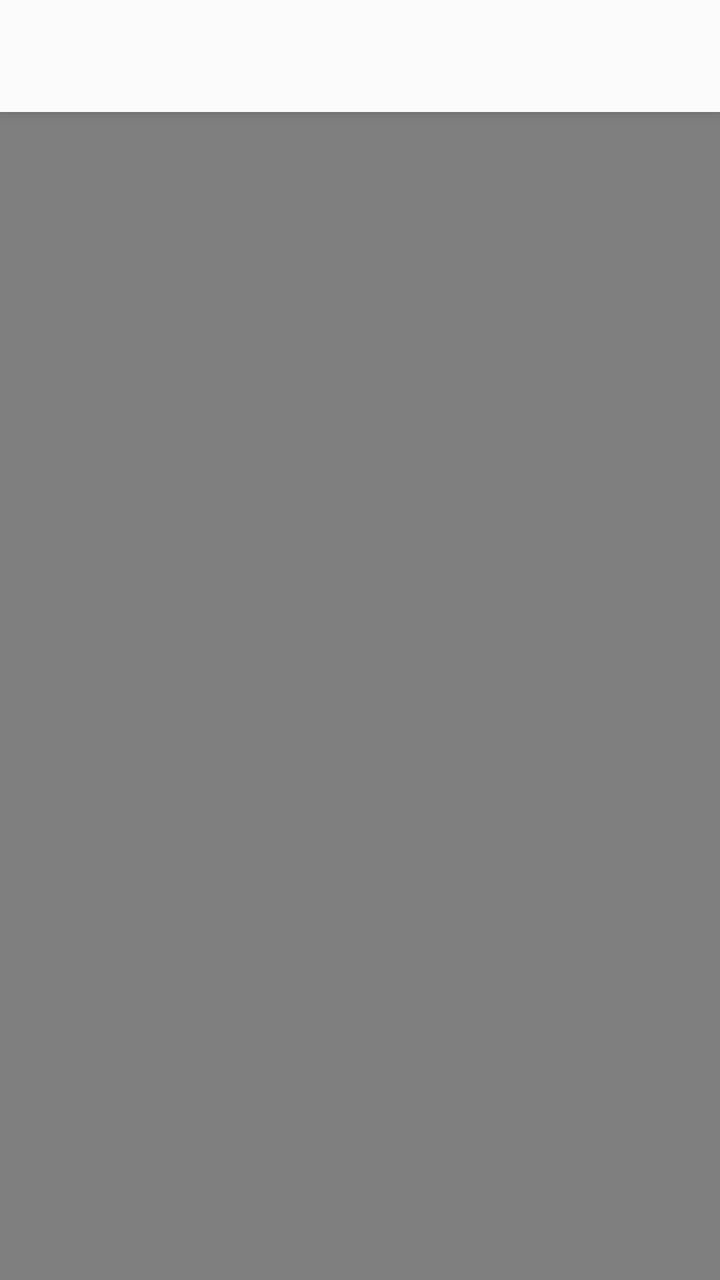
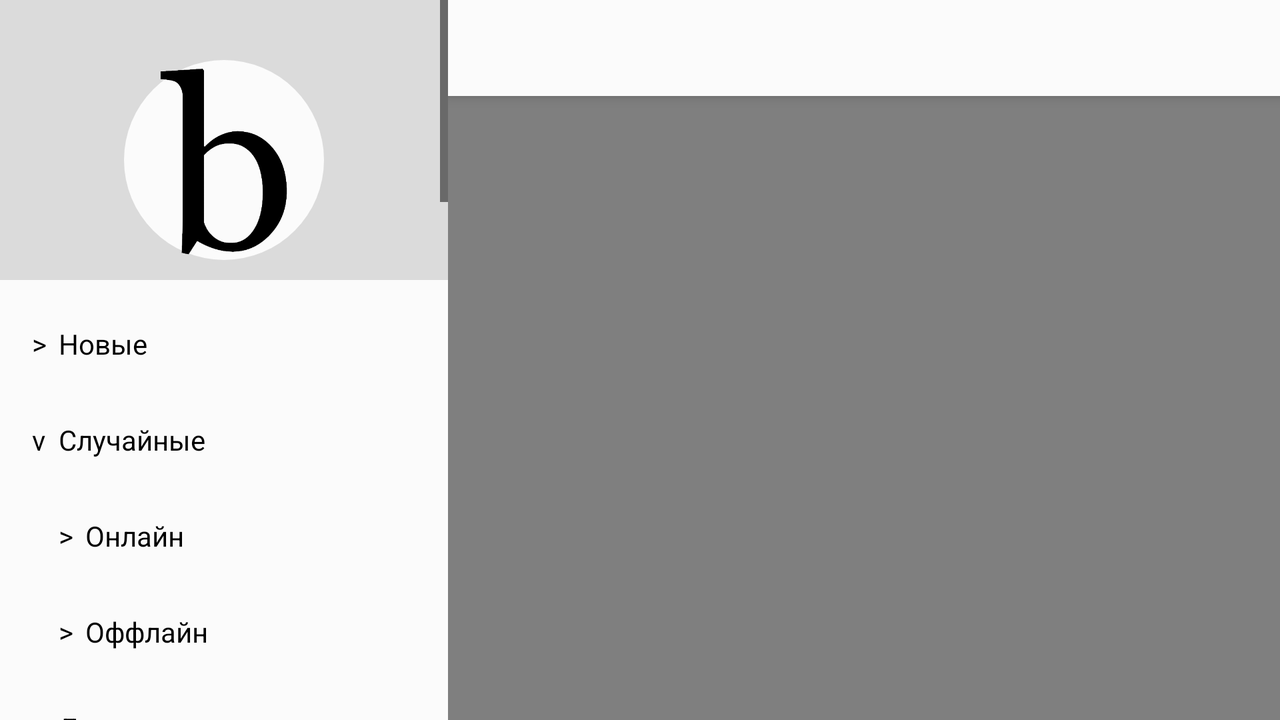

First picture: res/layout/ on a phone held upright. Second picture: the repository's own variant of that layout, on a device whose configuration matches the variant's folder. Source for both follows.
<!-- AndroidManifest.xml: application theme GeneralNoTitle -->
<!-- res/layout/main_activity.xml -->
<?xml version="1.0" encoding="utf-8"?>
<android.support.v4.widget.DrawerLayout xmlns:android="http://schemas.android.com/apk/res/android"
    xmlns:app="http://schemas.android.com/apk/res-auto"
    xmlns:tools="http://schemas.android.com/tools"
    android:id="@+id/drawerLayout"
    android:layout_width="match_parent"
    android:layout_height="match_parent"
    android:fitsSystemWindows="true"
    tools:context=".activity.MainActivity">

    <LinearLayout
        android:layout_width="match_parent"
        android:layout_height="match_parent"
        android:orientation="vertical">

        <WebView
            android:id="@+id/browser"
            android:layout_width="match_parent"
            android:layout_height="0dp"
            android:layout_weight="0"/>

        <android.support.design.widget.CoordinatorLayout
            android:layout_width="match_parent"
            android:layout_height="match_parent">

            <android.support.design.widget.AppBarLayout
                android:id="@+id/toolbarLayout"
                android:layout_width="match_parent"
                android:layout_height="wrap_content">

                <android.support.v7.widget.Toolbar
                    android:id="@+id/toolbar"
                    android:layout_width="match_parent"
                    android:layout_height="?attr/actionBarSize"
                    app:layout_scrollFlags="scroll|enterAlways" />

            </android.support.design.widget.AppBarLayout>

            <android.support.v4.view.ViewPager
                android:id="@+id/viewPager"
                android:layout_width="match_parent"
                android:layout_height="match_parent"
                app:layout_behavior="@string/appbar_scrolling_view_behavior">
                <android.support.v4.view.PagerDateStrip
                    android:id="@+id/pagerDateStrip"
                    android:layout_width="match_parent"
                    android:layout_height="wrap_content"
                    android:layout_gravity="top">
                </android.support.v4.view.PagerDateStrip>
            </android.support.v4.view.ViewPager>

        </android.support.design.widget.CoordinatorLayout>

    </LinearLayout>

    <android.support.design.widget.NavigationView
        android:id="@+id/navigationView"
        android:layout_width="wrap_content"
        android:layout_height="match_parent"
        android:layout_gravity="start"
        android:fitsSystemWindows="true"
        style="@style/Drawer"
        app:headerLayout="@layout/nav_header_main"
        app:menu="@menu/activity_main_drawer" >

    </android.support.design.widget.NavigationView>

</android.support.v4.widget.DrawerLayout>
<!-- res/layout/nav_header_main.xml (included above) -->
<?xml version="1.0" encoding="utf-8"?>
<LinearLayout xmlns:android="http://schemas.android.com/apk/res/android"
    android:layout_width="match_parent"
    android:layout_height="wrap_content"
    android:paddingTop="@dimen/menu_big_icon_margin_top"
    android:paddingBottom="@dimen/menu_big_icon_margin_bottom"
    android:gravity="center_horizontal"
    android:background="?attr/logoBackground"
    android:orientation="vertical">

    <ImageView xmlns:android="http://schemas.android.com/apk/res/android"
        android:id="@+id/imageView"
        android:layout_width="@dimen/menu_big_icon_size"
        android:layout_height="@dimen/menu_big_icon_size"
        android:adjustViewBounds="true"
        android:scaleType="centerCrop"
        style="@style/DrawerLogo" />

</LinearLayout>
<!-- resources referenced by this layout -->
<resources>
  <dimen name="menu_big_icon_margin_bottom">10dp</dimen>
  <dimen name="menu_big_icon_margin_top">30dp</dimen>
  <dimen name="menu_big_icon_size">100dp</dimen>
  <style name="Drawer" parent="">
          <item name="android:background">?attr/drawerBackground</item>
          <item name="itemTextColor">?attr/textColor</item>
      </style>
  <style name="DrawerLogo" parent="">
          <item name="android:src">?attr/logoTextIcon</item>
      </style>
  <style name="AppTheme" parent="Base.Theme.AppCompat.Light.DarkActionBar">
      </style>
  <color name="onStartColor">#7f7f7f</color>
  <style name="DrawerArrowLight" parent="@style/Widget.AppCompat.DrawerArrowToggle">
          <item name="color">@color/headerTextLight</item>
      </style>
  <style name="ToolbarLight" parent="@style/Widget.AppCompat.Toolbar">
          <item name="android:background">@color/headerLight</item>
          <item name="titleTextColor">@color/headerTextLight</item>
      </style>
  <color name="backgroundLight">#fbfbfb</color>
  <!-- drawable bash_round_light (drawable) -->
  <?xml version="1.0" encoding="utf-8"?>
  <layer-list xmlns:android="http://schemas.android.com/apk/res/android">
      <item>
          <shape
              android:shape="oval">
              <solid
                  android:color="@color/backgroundLight"/>
          </shape>
      </item>
      <item>
          <bitmap android:src="@drawable/bash_transparent_black"/>
      </item>
  </layer-list>
  <color name="menuIconBackgroundLight">#dbdbdb</color>
  <color name="headerTextLight">@color/textBlack</color>
  <color name="textBlack">#000000</color>
  <color name="textGreyLight">#bfbfbf</color>
  <color name="linkColorLight">#0055cc</color>
  <color name="dateColorLight">#909090</color>
  <!-- drawable background_quote_text_light (drawable) -->
  <?xml version="1.0" encoding="utf-8"?>
  <layer-list xmlns:android="http://schemas.android.com/apk/res/android">
      <item>
          <shape
              android:shape="rectangle">
              <solid
                  android:color="@color/backgroundTextLight"/>
              <stroke
                  android:color="@color/backgroundTextStrokeLight"
                  android:width="@dimen/quote_text_background_stroke_width"
                  android:dashGap="@dimen/quote_text_background_stroke_dash_gap"
                  android:dashWidth="@dimen/quote_text_background_stroke_dash_width"/>
          </shape>
      </item>
  </layer-list>
  <color name="refresherLight">#000000</color>
  <color name="refresherBackgroundLight">#ffffff</color>
  <!-- drawable background_button_light (drawable) -->
  <?xml version="1.0" encoding="utf-8"?>
  <layer-list xmlns:android="http://schemas.android.com/apk/res/android">
      <item>
          <shape
              android:shape="rectangle">
              <solid
                  android:color="@color/backgroundLight"/>
              <stroke
                  android:color="@color/backgroundTextStrokeLight"
                  android:width="@dimen/quote_text_background_stroke_width"
                  android:dashGap="@dimen/quote_text_background_stroke_dash_gap"
                  android:dashWidth="@dimen/quote_text_background_stroke_dash_width"/>
          </shape>
      </item>
  </layer-list>
  <color name="headerLight">#fbfbfb</color>
  <color name="backgroundTextLight">#f3f3f3</color>
  <color name="backgroundTextStrokeLight">#bbbbbb</color>
  <dimen name="quote_text_background_stroke_width">1dp</dimen>
  <dimen name="quote_text_background_stroke_dash_gap">1dp</dimen>
  <dimen name="quote_text_background_stroke_dash_width">1dp</dimen>
</resources>
<!-- res/layout-w600dp-land/main_activity.xml (the repository's variant of the layout above) -->
<!-- drawn on the phone turned sideways -->
<?xml version="1.0" encoding="utf-8"?>
<android.support.v4.widget.DrawerLayout xmlns:android="http://schemas.android.com/apk/res/android"
    xmlns:app="http://schemas.android.com/apk/res-auto"
    xmlns:tools="http://schemas.android.com/tools"
    android:id="@+id/drawerLayout"
    android:layout_width="match_parent"
    android:layout_height="match_parent"
    android:fitsSystemWindows="true"
    tools:context=".activity.MainActivity"
    tools:openDrawer="start">

    <LinearLayout
        android:layout_width="match_parent"
        android:layout_height="wrap_content"
        android:orientation="horizontal">

        <android.support.design.widget.NavigationView
            android:id="@+id/navigationView"
            android:layout_width="@dimen/menu_width"
            android:layout_height="match_parent"
            android:layout_gravity="start"
            android:fitsSystemWindows="true"
            style="@style/Drawer"
            app:headerLayout="@layout/nav_header_main"
            app:menu="@menu/activity_main_drawer" />

        <LinearLayout
            android:layout_width="match_parent"
            android:layout_height="match_parent"
            android:orientation="vertical">

            <WebView
                android:id="@+id/browser"
                android:layout_width="match_parent"
                android:layout_height="0dp"
                android:layout_weight="0"/>

            <android.support.design.widget.CoordinatorLayout
                android:layout_width="match_parent"
                android:layout_height="match_parent">

                <android.support.design.widget.AppBarLayout
                    android:id="@+id/toolbarLayout"
                    android:layout_width="match_parent"
                    android:layout_height="wrap_content">

                    <android.support.v7.widget.Toolbar
                        android:id="@+id/toolbar"
                        android:layout_width="match_parent"
                        android:layout_height="?attr/actionBarSize"
                        app:layout_scrollFlags="scroll|enterAlways" />

                </android.support.design.widget.AppBarLayout>

                <android.support.v4.view.ViewPager
                    android:id="@+id/viewPager"
                    android:layout_width="match_parent"
                    android:layout_height="match_parent"
                    app:layout_behavior="@string/appbar_scrolling_view_behavior">
                    <android.support.v4.view.PagerDateStrip
                        android:id="@+id/pagerDateStrip"
                        android:layout_width="match_parent"
                        android:layout_height="wrap_content"
                        android:layout_gravity="top">
                    </android.support.v4.view.PagerDateStrip>
                </android.support.v4.view.ViewPager>

            </android.support.design.widget.CoordinatorLayout>

        </LinearLayout>

    </LinearLayout>

</android.support.v4.widget.DrawerLayout>
<!-- resources referenced by the variant -->
<!-- as the phone turned sideways resolves them -->
<resources>
  <dimen name="menu_big_icon_margin_bottom">10dp</dimen>
  <dimen name="menu_big_icon_margin_top">30dp</dimen>
  <dimen name="menu_big_icon_size">100dp</dimen>
  <dimen name="menu_width">224dp</dimen>
  <style name="Drawer" parent="">
          <item name="android:background">?attr/drawerBackground</item>
          <item name="itemTextColor">?attr/textColor</item>
      </style>
  <style name="DrawerLogo" parent="">
          <item name="android:src">?attr/logoTextIcon</item>
      </style>
  <style name="AppTheme" parent="Base.Theme.AppCompat.Light.DarkActionBar">
      </style>
  <color name="onStartColor">#7f7f7f</color>
  <style name="DrawerArrowLight" parent="@style/Widget.AppCompat.DrawerArrowToggle">
          <item name="color">@color/headerTextLight</item>
      </style>
  <style name="ToolbarLight" parent="@style/Widget.AppCompat.Toolbar">
          <item name="android:background">@color/headerLight</item>
          <item name="titleTextColor">@color/headerTextLight</item>
      </style>
  <color name="backgroundLight">#fbfbfb</color>
  <!-- drawable bash_round_light (drawable) -->
  <?xml version="1.0" encoding="utf-8"?>
  <layer-list xmlns:android="http://schemas.android.com/apk/res/android">
      <item>
          <shape
              android:shape="oval">
              <solid
                  android:color="@color/backgroundLight"/>
          </shape>
      </item>
      <item>
          <bitmap android:src="@drawable/bash_transparent_black"/>
      </item>
  </layer-list>
  <color name="menuIconBackgroundLight">#dbdbdb</color>
  <color name="headerTextLight">@color/textBlack</color>
  <color name="textBlack">#000000</color>
  <color name="textGreyLight">#bfbfbf</color>
  <color name="linkColorLight">#0055cc</color>
  <color name="dateColorLight">#909090</color>
  <!-- drawable background_quote_text_light (drawable) -->
  <?xml version="1.0" encoding="utf-8"?>
  <layer-list xmlns:android="http://schemas.android.com/apk/res/android">
      <item>
          <shape
              android:shape="rectangle">
              <solid
                  android:color="@color/backgroundTextLight"/>
              <stroke
                  android:color="@color/backgroundTextStrokeLight"
                  android:width="@dimen/quote_text_background_stroke_width"
                  android:dashGap="@dimen/quote_text_background_stroke_dash_gap"
                  android:dashWidth="@dimen/quote_text_background_stroke_dash_width"/>
          </shape>
      </item>
  </layer-list>
  <color name="refresherLight">#000000</color>
  <color name="refresherBackgroundLight">#ffffff</color>
  <!-- drawable background_button_light (drawable) -->
  <?xml version="1.0" encoding="utf-8"?>
  <layer-list xmlns:android="http://schemas.android.com/apk/res/android">
      <item>
          <shape
              android:shape="rectangle">
              <solid
                  android:color="@color/backgroundLight"/>
              <stroke
                  android:color="@color/backgroundTextStrokeLight"
                  android:width="@dimen/quote_text_background_stroke_width"
                  android:dashGap="@dimen/quote_text_background_stroke_dash_gap"
                  android:dashWidth="@dimen/quote_text_background_stroke_dash_width"/>
          </shape>
      </item>
  </layer-list>
  <color name="headerLight">#fbfbfb</color>
  <color name="backgroundTextLight">#f3f3f3</color>
  <color name="backgroundTextStrokeLight">#bbbbbb</color>
  <dimen name="quote_text_background_stroke_width">1dp</dimen>
  <dimen name="quote_text_background_stroke_dash_gap">1dp</dimen>
  <dimen name="quote_text_background_stroke_dash_width">1dp</dimen>
</resources>
